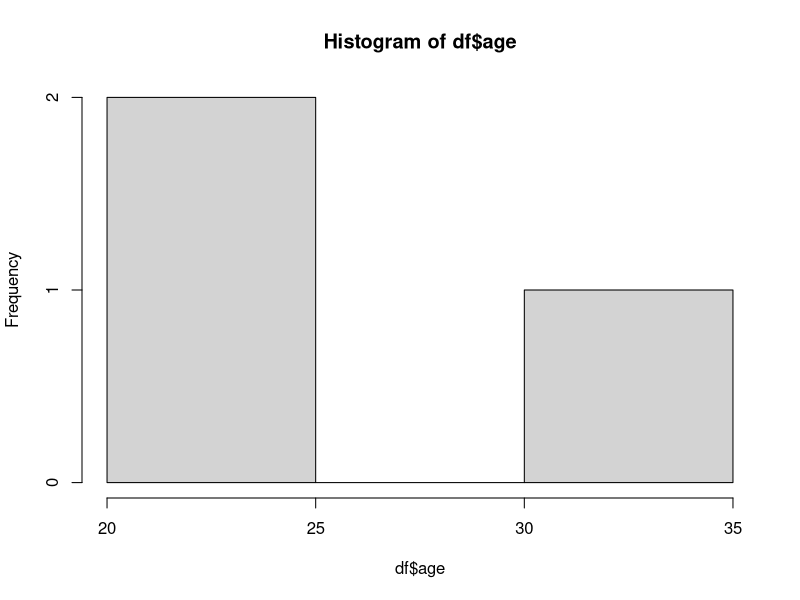
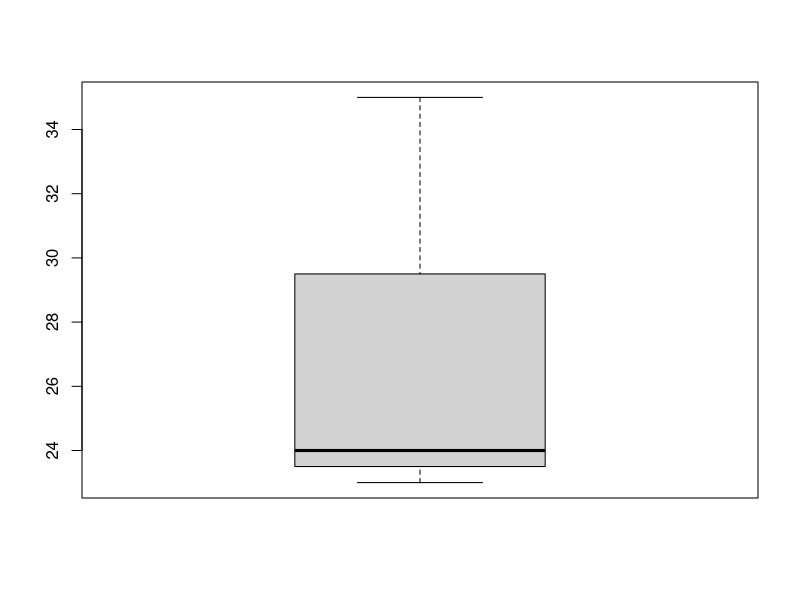

Source code (R) for these figures, in order:
names<-c("ram","shyam","kumar")
age<-c(23,24,35)
marks<-c(88,78,25)
df<-data.frame(names,age,marks)
hist(df$age)
boxplot(df$age)